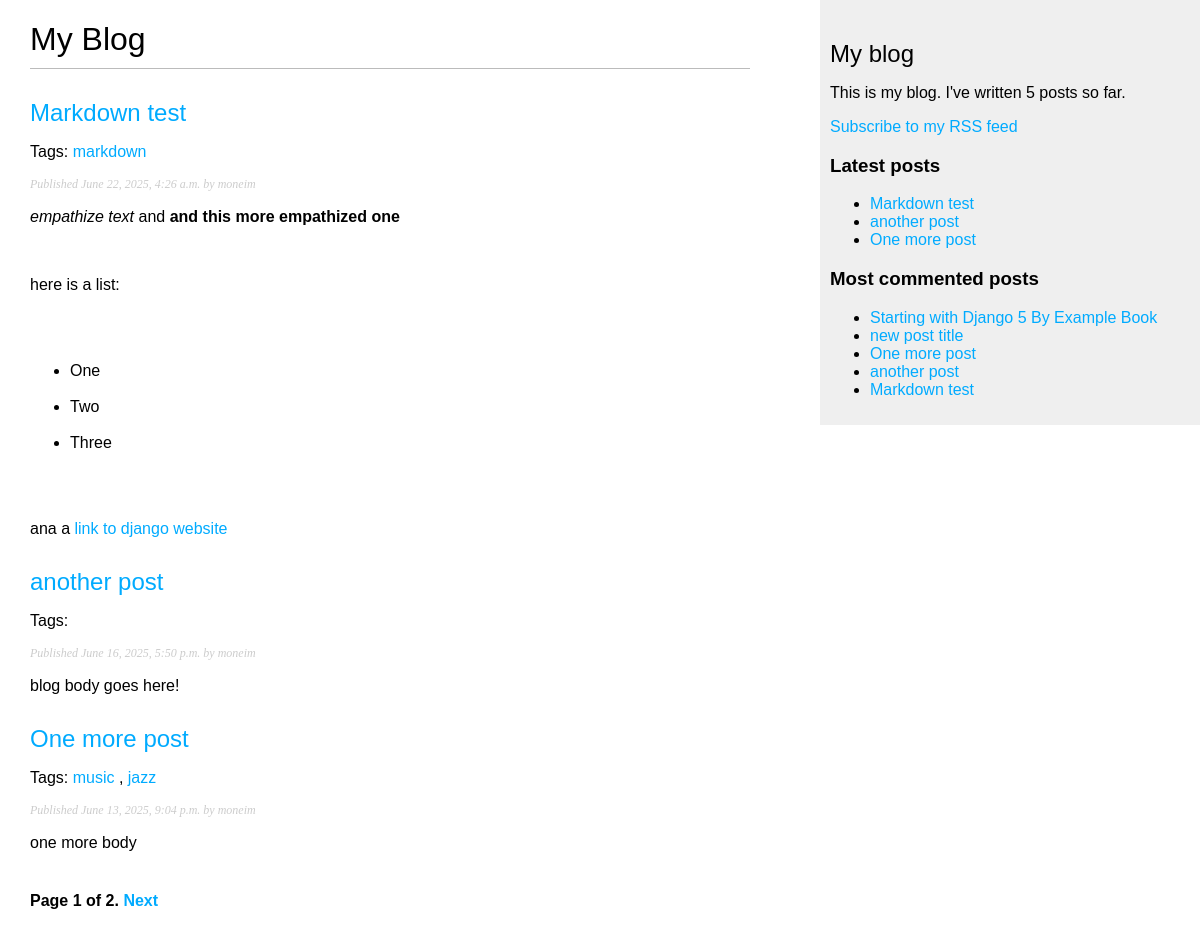
Screenshot of /blog/ with the database file from the repository.
### blog/models.py (models this page shows, shortened)
class Post(models.Model):
    class Status(models.TextChoices):
        DRAFT = 'DF', 'Draft'
        PUBLISHED = 'PB', 'Published'
    title = models.CharField(max_length=250)
    slug = models.SlugField(max_length=250, unique_for_date='publish')
    author = models.ForeignKey(
      settings.AUTH_USER_MODEL, # Use the user model defined in settings.py, which is usually the default User model
      on_delete=models.CASCADE, # If the user is deleted, all their posts will be deleted as well
      related_name='blog_posts', # Allows reverse access to posts from the user (user.blog_posts.all() to get all posts by a user
    )
    body = models.TextField()
    publish = models.DateTimeField(default=timezone.now) # Date when the post is published
    created = models.DateTimeField(auto_now_add=True) # auto add the field on creation
    updated = models.DateTimeField(auto_now=True) # auto update the field on every save
    status = models.CharField(
        max_length=2,
        choices=Status.choices,
        default=Status.DRAFT,
    )
    objects = models.Manager() # the default manager
    published = PublishedManager() # our custom manager
    tags = TaggableManager()
    class Meta:
        ordering = ['-publish'] # Reverse Posts order as the latest post should be first
        indexes = [ # Index for puplish field to speed up queries performance
            models.Index(fields=['-publish'])
        ]
    def get_absolute_url(self):
        return reverse("blog:post_detail", args=[
            self.publish.year,
            self.publish.month,
            self.publish.day,
            self.slug
        ])

### blog/views.py (the view)
# urls.py: path('', views.post_list, name='post_list'),
def post_list(request, tag_slug=None):
    post_list= Post.published.all()
    tag = None
    if tag_slug:
        tag = get_object_or_404(Tag, slug=tag_slug)
        post_list = post_list.filter(tags__in=[tag])
    paginator = Paginator(post_list, 3)
    page_number = request.GET.get('page', 1)
    try:
        posts = paginator.page(page_number)
    except PageNotAnInteger:
        posts = paginator.page(1)
    except EmptyPage:
        posts = paginator.page(paginator.num_pages)
    return render(request, 'blog/post/list.html', {'posts': posts, 'tag': tag})

### blog/models.py (called while the page is built)
    def get_queryset(self):
        return super().get_queryset().filter(status=Post.Status.PUBLISHED)

### blog/templatetags/blog_tags.py (called while the page is built)
@register.simple_tag
def total_posts():
    return Post.published.count()

@register.inclusion_tag('blog/post/latest_posts.html')
def show_latest_posts(count=5):
    latest_posts = Post.published.order_by('-publish')[:count]
    return {'latest_posts': latest_posts}

@register.simple_tag
def get_most_commented_posts(count=5):
    return Post.published.annotate(
      total_comments=Count('comments')
    ).order_by('-total_comments')[:count]

@register.filter(name='markdown')
def markdown_format(text):
    return mark_safe(markdown.markdown(text))

### blog/templates/blog/post/list.html (shortened to what this page needs)
{% extends "blog/base.html" %}
{% load blog_tags %}
{% block content %}
  <h1>My Blog</h1>
  {% for post in posts %}
    <h2>
      <a href="{{ post.get_absolute_url }}" >
        {{ post.title }}
      </a>
    </h2>
    <p class='tags'>
      Tags:
      {% for tag in post.tags.all %}
        <a href="{% url 'blog:post_list_by_tag' tag.slug %}">
          {{ tag.name}}
        </a>{% if not forloop.last %},{% endif%}
      {% endfor %}
    </p>
    <p class='date'>
      Published {{post.publish}} by {{post.author}}
    </p>
    {{post.body|markdown|truncatewords_html:30|linebreaks}}
  {% endfor %}
  {% include "pagination.html" with page=posts %}
{% endblock content %}

### blog/templates/blog/base.html (shortened to what this page needs)
{% load blog_tags %}
{% load static %}
<!DOCTYPE html>
<html lang="en">
<head>
  <link rel="stylesheet" href="{% static 'css/blog.css' %}">
</head>
<body>
  <div id="content">
    {% block content %}
    {% endblock %}
  </div>
  <div id="sidebar">
    <h2>My blog</h2>
    <p>This is my blog. I've written {% total_posts %} posts so far.</p>
    <p>
      <a href="{% url "blog:post_feed" %}">
        Subscribe to my RSS feed
      </a>
    </p>
    <h3>Latest posts</h3>
    {% show_latest_posts 3 %}
    <h3>Most commented posts</h3>
    {% get_most_commented_posts as most_commented_posts %}
    <ul>
      {% for post in most_commented_posts %}
        <li>
          <a href="{{post.get_absolute_url}}"> {{post.title}} </a>
        </li>
        {% endfor %}
    </ul>
  </div>
</body>
</html>

### blog/templates/blog/post/latest_posts.html
<ul>
  {% for post in latest_posts %}
    <li>
      <a href="{{ post.get_absolute_url }}">{{ post.title }}</a>
    </li>
  {% endfor %}
</ul>

### blog/static/css/blog.css (style rules this page uses)
body { margin:0; padding:0; font-family:helvetica, sans-serif; }
a { color:#00abff; text-decoration:none; }
h1 { font-weight:normal; border-bottom:1px solid #bbb; padding:0 0 10px 0; }
h2 { font-weight:normal; margin:30px 0 0; }
#content { float:left; width:60%; padding:0 0 0 30px; }
#sidebar { float:right; width:30%; padding:10px; background:#efefef; height:100%; }
p.date { color:#ccc; font-family: georgia, serif; font-size: 12px; font-style: italic; }

### rows the page displays
Post: title "Markdown test", publish "June 22, 2025, 4:26 a.m.", author "moneim", body "empathize text and and this more empathized one here is a list: One Two Three ana a link to django website"
Tag: name "markdown"
Post: title "another post", publish "June 16, 2025, 5:50 p.m.", author "moneim", body "blog body goes here!"
Post: title "One more post", publish "June 13, 2025, 9:04 p.m.", author "moneim", body "one more body"
Tag: name "music"
Tag: name "jazz"
Post: title "Starting with Django 5 By Example Book"
Post: title "new post title"

### other values shown
{{ page.number }} "1"
{{ page.paginator.num_pages }} "2"
